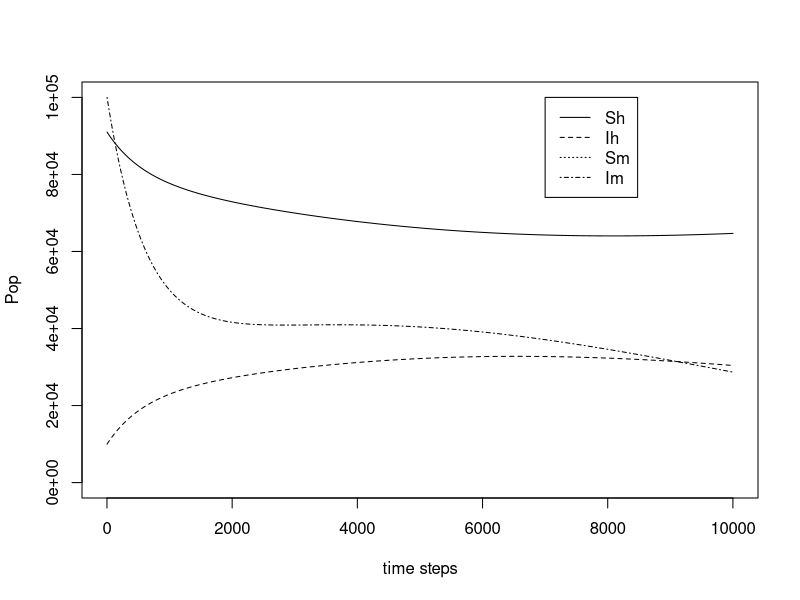

Recreate this plot in R.
mu = c(.015,12)
beta = 0.00003
kappa = c(1/5, 10)
v = 2

time = 1
dt = 0.0001

Sh = 90000
Ih = 10000
Sm = 900000
Im = 100000

Shvec = Sh
Ihvec = Ih
Smvec = Sm
Imvec = Im


for (i in 1:time){
  for (i in 1:(1/dt)){
    Nh = Sh+Ih
    Nm = Sm+Im
    Sh = Sh + mu[1]*Nh*dt + v*Ih*dt - beta*Im*Sh*dt - mu[1]*Sh*dt
    Ih = Ih + beta*Im*Sh*dt - v*Ih*dt- kappa[1]*Ih*dt - mu[1]*Ih*dt
    Sm = Sm + mu[2]*Nm*dt - beta*Ih*Sm*dt - mu[2]*Sm*dt
    Im = Im + beta*Ih*Sm*dt - kappa[2]*Ih*dt - mu[2]*Im*dt
    Shvec = c(Shvec,Sh)
    Ihvec = c(Ihvec,Ih)
    Smvec = c(Smvec,Sm)
    Imvec = c(Imvec,Im)
  }
}

plot(Shvec+1000,lty=1,type="l",xlab="time steps",ylab="Pop",ylim=c(0,100000))
lines(Ihvec,lty=2)
lines(Smvec,lty=3)
lines(Imvec,lty=4)
legend(7000,100000,c("Sh","Ih","Sm","Im"),lty=c(1,2,3,4))
